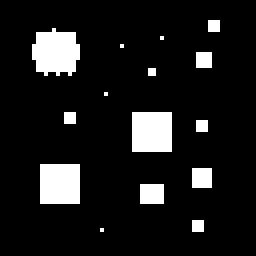
#> input picture Exercise11/src/gran01_64.pgm, 64 x 64 px (shown 4 times larger)
$ python a4.py 3 ../Exercise11/src/gran01_64.pgm out.png
#> lines starting #> are read from the running program, lines starting #| are printed output that depends on the picture; after the words box and inside, x2 and y2 are one past the last pixel; in counts of white or black regions, pixels touching at a corner belong together
#> in run, `img = cv2.imread(input_image_path, cv2.IMREAD_GRAYSCALE)`: img: shape (64, 64); 10.4% white; 15 white regions (10 under 20 px), largest, box (x1, y1, x2, y2) and area: (8, 7, 20, 19) 112, (33, 28, 43, 38) 100, (10, 41, 20, 51) 100, (35, 46, 41, 51) 30, (48, 42, 53, 47) 25
### Exercise3/a3.py
#!/usr/bin/env python3
import sys
import cv2
import numpy as np
import os

def custom_erosion(img, kernel_size):
    """
    Perform morphological erosion on a grayscale image.

    Args:
        img (numpy.ndarray): Grayscale image.
        kernel_size (int): Size of the square kernel (should be odd).

    Returns:
        numpy.ndarray: Eroded image.
    """
#> called with kernel_size = 7
    h, w = img.shape
#> h = 64; w = 64
    pad = kernel_size // 2
    out = np.zeros_like(img)

    for y in range(h):
        for x in range(w):
            # Define the neighborhood bounds considering image limits.
            y_start = max(0, y - pad)
            y_end = min(h, y + pad + 1)
            x_start = max(0, x - pad)
            x_end = min(w, x + pad + 1)

            # Extract the valid neighborhood region.
            roi = img[y_start:y_end, x_start:x_end]

            # Assign the minimum value found in the region.
            out[y, x] = np.min(roi)
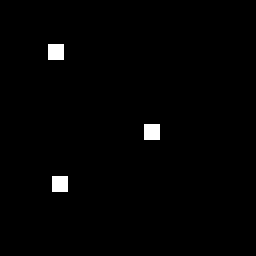
#> out: shape (64, 64) (shown 4 times larger); 1.2% white; 3 white regions (3 under 20 px)

    return out

# [59 lines left out: function run, not called in this run]

# [2 lines that do not run on import are left out]

### Exercise3/b3.py
#!/usr/bin/env python3
import sys
import cv2
import numpy as np
import os

def custom_dilation(img, kernel_size):
    """
    Perform morphological dilation on a grayscale image.

    Args:
        img (numpy.ndarray): Grayscale image.
        kernel_size (int): Size of the square kernel (should be odd).

    Returns:
        numpy.ndarray: Dilated image.
    """
#> called with kernel_size = 7
    h, w = img.shape
#> h = 64; w = 64
    pad = kernel_size // 2
    out = np.zeros_like(img)

    for y in range(h):
        for x in range(w):
            # Define the neighborhood bounds (handling borders).
            y_start = max(0, y - pad)
            y_end = min(h, y + pad + 1)
            x_start = max(0, x - pad)
            x_end = min(w, x + pad + 1)

            # Extract the valid neighborhood region.
            roi = img[y_start:y_end, x_start:x_end]

            # Assign the maximum value found in the region.
            out[y, x] = np.max(roi)
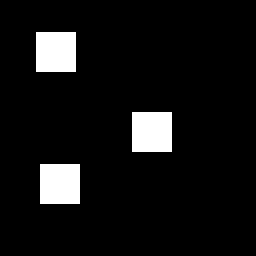
#> out: shape (64, 64) (shown 4 times larger); 7.3% white; 3 white regions, box (x1, y1, x2, y2) and area: (9, 8, 19, 18) 100, (33, 28, 43, 38) 100, (10, 41, 20, 51) 100

    return out

# [59 lines left out: function run, not called in this run]

# [2 lines that do not run on import are left out]

### Exercise4/a4.py
#!/usr/bin/env python3
import sys
import cv2
import os
from Exercise3.a3 import custom_erosion
from Exercise3.b3 import custom_dilation

def custom_opening(img, kernel_size):
    """
    Perform morphological opening on a grayscale image.
    Opening is defined as erosion followed by dilation.

    Args:
        img (numpy.ndarray): Grayscale image.
        kernel_size (int): Size of the square kernel.

    Returns:
        numpy.ndarray: Image after opening.
    """
    return custom_dilation(custom_erosion(img, kernel_size), kernel_size)

def run():
    """
    Main function for morphological opening (Exercise 04a).

    Usage:
      python exercise_04a.py <kernel_parameter> <input_image> <output_image>
    where:
      - <kernel_parameter> is an integer i, so that kernel size = 2*i + 1.
      - <input_image> is the path to the input PGM image.
      - <output_image> is the path where the result will be saved.

    Defaults (if no arguments provided):
      kernel_parameter: 1           (kernel size becomes 3)
      input_image:      ./src/immed_gray_inv.pgm
      output_image:     ./output/immed_gray_inv_ope.pgm
    """
    script_dir = os.path.dirname(os.path.abspath(__file__))

    # Default values
    default_kernel_param = 1
    default_input = os.path.join(script_dir, "src", "immed_gray_inv.pgm")
    default_output = os.path.join(script_dir, "output", "immed_gray_inv_ope.pgm")

    if len(sys.argv) == 1:
        kernel_param = default_kernel_param
        input_image_path = default_input
        output_image_path = default_output
        print("No arguments provided. Using default values:")
        print("  Kernel parameter (i):", kernel_param, "-> kernel size =", 2 * kernel_param + 1)
        print("  Input image:", input_image_path)
        print("  Output image:", output_image_path)
    elif len(sys.argv) == 4:
        try:
            kernel_param = int(sys.argv[1])
        except ValueError:
            print("Kernel parameter must be an integer.")
            sys.exit(1)
        input_image_path = sys.argv[2]
        output_image_path = sys.argv[3]
    else:
        print("Usage: python exercise_04a.py <kernel_parameter> <input_image> <output_image>")
        sys.exit(1)

    img = cv2.imread(input_image_path, cv2.IMREAD_GRAYSCALE)
    if img is None:
        print(f"Error: could not read image '{input_image_path}'")
        sys.exit(1)

    kernel_size = 2 * kernel_param + 1
    opened_img = custom_opening(img, kernel_size)
    os.makedirs(os.path.dirname(output_image_path), exist_ok=True)
    cv2.imwrite(output_image_path, opened_img)
    print(f"Opening applied with a {kernel_size}x{kernel_size} kernel.")
    print("Output image saved to:", output_image_path)
    return opened_img

if __name__ == "__main__":
    run()
